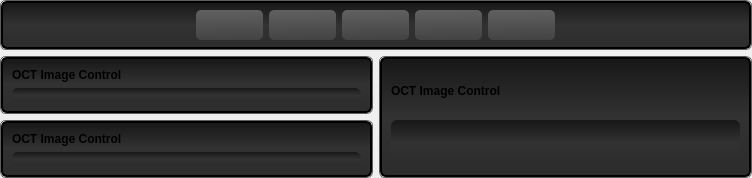
        <widget class="QFrame" name="frame_white_border_01">
         <property name="minimumSize">
          <size>
           <width>400</width>
           <height>0</height>
          </size>
         </property>
         <property name="styleSheet">
          <string notr="true">QFrame {
    border: none;
    border-radius: 6px;
}</string>
         </property>
         <property name="frameShape">
          <enum>QFrame::StyledPanel</enum>
         </property>
         <property name="frameShadow">
          <enum>QFrame::Raised</enum>
         </property>
         <property name="lineWidth">
          <number>1</number>
         </property>
         <layout class="QGridLayout" name="gridLayout_15">
          <property name="margin">
           <number>0</number>
          </property>
          <property name="spacing">
           <number>0</number>
          </property>
          <item row="0" column="0">
           <widget class="QFrame" name="frame_center_nest_4">
            <property name="minimumSize">
             <size>
              <width>400</width>
              <height>0</height>
             </size>
            </property>
            <property name="styleSheet">
             <string notr="true">QFrame {
  background: rgb(54, 54, 54);
    border-style: solid;
    border: 2px solid #000000;
    border-radius: 6px;
	border: none;
background: none;
}</string>
            </property>
            <property name="frameShape">
             <enum>QFrame::StyledPanel</enum>
            </property>
            <property name="frameShadow">
             <enum>QFrame::Raised</enum>
            </property>
            <property name="lineWidth">
             <number>1</number>
            </property>
            <layout class="QGridLayout" name="gridLayout_9">
             <property name="margin">
              <number>0</number>
             </property>
             <property name="spacing">
              <number>6</number>
             </property>
             <item row="1" column="0">
              <widget class="QFrame" name="frame_white_border_4">
               <property name="minimumSize">
                <size>
                 <width>200</width>
                 <height>50</height>
                </size>
               </property>
               <property name="maximumSize">
                <size>
                 <width>16777215</width>
                 <height>16777215</height>
                </size>
               </property>
               <property name="styleSheet">
                <string notr="true">QFrame {
    border: 1px solid rgb(95, 95, 95);
    border-radius: 6px;
}</string>
               </property>
               <property name="frameShape">
                <enum>QFrame::StyledPanel</enum>
               </property>
               <property name="frameShadow">
                <enum>QFrame::Raised</enum>
               </property>
               <property name="lineWidth">
                <number>1</number>
               </property>
               <layout class="QGridLayout" name="gridLayout_5" rowstretch="0" columnstretch="0">
                <property name="sizeConstraint">
                 <enum>QLayout::SetDefaultConstraint</enum>
                </property>
                <property name="margin">
                 <number>0</number>
                </property>
                <property name="spacing">
                 <number>0</number>
                </property>
                <item row="0" column="0">
                 <widget class="QFrame" name="frame_button_bar_7">
                  <property name="minimumSize">
                   <size>
                    <width>0</width>
                    <height>0</height>
                   </size>
                  </property>
                  <property name="maximumSize">
                   <size>
                    <width>16777215</width>
                    <height>16777215</height>
                   </size>
                  </property>
                  <property name="styleSheet">
                   <string notr="true">QFrame {
  background: rgb(29, 29, 29);
    border-style: solid;
    border: 2px solid #000000;
    border-radius: 6px;

background-color: qlineargradient(spread:pad, x1:0, y1:0, x2:0, y2:1, stop:0 rgba(23, 23, 23, 255), stop:0.497561 rgba(50, 50, 50, 255), stop:1 rgba(44, 44, 44, 255));
}</string>
                  </property>
                  <property name="frameShape">
                   <enum>QFrame::StyledPanel</enum>
                  </property>
                  <property name="frameShadow">
                   <enum>QFrame::Raised</enum>
                  </property>
                  <property name="lineWidth">
                   <number>1</number>
                  </property>
                  <layout class="QGridLayout" name="gridLayout">
                   <item row="0" column="0">
                    <widget class="QLabel" name="label_21">
                     <property name="font">
                      <font>
                       <weight>75</weight>
                       <bold>true</bold>
                      </font>
                     </property>
                     <property name="styleSheet">
                      <string notr="true">border: none; background: none;</string>
                     </property>
                     <property name="text">
                      <string>OCT Image Control</string>
                     </property>
                    </widget>
                   </item>
                   <item row="1" column="0">
                    <widget class="QLabel" name="label">
                     <property name="styleSheet">
                      <string notr="true">border: none;</string>
                     </property>
                     <property name="text">
                      <string/>
                     </property>
                     <property name="pixmap">
                      <pixmap resource="oct_gallery_resources.qrc">:/website/images/oct_gallery/placeholder_cat1_retina_bv34s.jpg</pixmap>
                     </property>
                     <property name="scaledContents">
                      <bool>true</bool>
                     </property>
                    </widget>
                   </item>
                  </layout>
                 </widget>
                </item>
               </layout>
              </widget>
             </item>
             <item row="2" column="0">
              <widget class="QFrame" name="frame_white_border_5">
               <property name="minimumSize">
                <size>
                 <width>200</width>
                 <height>50</height>
                </size>
               </property>
               <property name="maximumSize">
                <size>
                 <width>16777215</width>
                 <height>16777215</height>
                </size>
               </property>
               <property name="styleSheet">
                <string notr="true">QFrame {
    border: 1px solid rgb(95, 95, 95);
    border-radius: 6px;
}</string>
               </property>
               <property name="frameShape">
                <enum>QFrame::StyledPanel</enum>
               </property>
               <property name="frameShadow">
                <enum>QFrame::Raised</enum>
               </property>
               <property name="lineWidth">
                <number>1</number>
               </property>
               <layout class="QGridLayout" name="gridLayout_6" rowstretch="0" columnstretch="0">
                <property name="sizeConstraint">
                 <enum>QLayout::SetDefaultConstraint</enum>
                </property>
                <property name="margin">
                 <number>0</number>
                </property>
                <property name="spacing">
                 <number>0</number>
                </property>
                <item row="0" column="0">
                 <widget class="QFrame" name="frame_button_bar_8">
                  <property name="minimumSize">
                   <size>
                    <width>0</width>
                    <height>0</height>
                   </size>
                  </property>
                  <property name="maximumSize">
                   <size>
                    <width>16777215</width>
                    <height>16777215</height>
                   </size>
                  </property>
                  <property name="styleSheet">
                   <string notr="true">QFrame {
  background: rgb(29, 29, 29);
    border-style: solid;
    border: 2px solid #000000;
    border-radius: 6px;

background-color: qlineargradient(spread:pad, x1:0, y1:0, x2:0, y2:1, stop:0 rgba(23, 23, 23, 255), stop:0.497561 rgba(50, 50, 50, 255), stop:1 rgba(44, 44, 44, 255));
}</string>
                  </property>
                  <property name="frameShape">
                   <enum>QFrame::StyledPanel</enum>
                  </property>
                  <property name="frameShadow">
                   <enum>QFrame::Raised</enum>
                  </property>
                  <property name="lineWidth">
                   <number>1</number>
                  </property>
                  <layout class="QGridLayout" name="gridLayout_2">
                   <item row="0" column="0">
                    <widget class="QLabel" name="label_22">
                     <property name="font">
                      <font>
                       <weight>75</weight>
                       <bold>true</bold>
                      </font>
                     </property>
                     <property name="styleSheet">
                      <string notr="true">border: none; background: none;</string>
                     </property>
                     <property name="text">
                      <string>OCT Image Control</string>
                     </property>
                    </widget>
                   </item>
                   <item row="1" column="0">
                    <widget class="QLabel" name="label_2">
                     <property name="styleSheet">
                      <string notr="true">border: none;</string>
                     </property>
                     <property name="text">
                      <string/>
                     </property>
                     <property name="pixmap">
                      <pixmap resource="oct_gallery_resources.qrc">:/website/images/oct_gallery/placeholder_cat1_retina_bv34s.jpg</pixmap>
                     </property>
                     <property name="scaledContents">
                      <bool>true</bool>
                     </property>
                    </widget>
                   </item>
                  </layout>
                 </widget>
                </item>
               </layout>
              </widget>
             </item>
             <item row="0" column="0" colspan="2">
              <widget class="QFrame" name="frame_white_border_3">
               <property name="minimumSize">
                <size>
                 <width>200</width>
                 <height>50</height>
                </size>
               </property>
               <property name="maximumSize">
                <size>
                 <width>16777215</width>
                 <height>16777215</height>
                </size>
               </property>
               <property name="styleSheet">
                <string notr="true">QFrame {
    border: 1px solid rgb(95, 95, 95);
    border-radius: 6px;
}</string>
               </property>
               <property name="frameShape">
                <enum>QFrame::StyledPanel</enum>
               </property>
               <property name="frameShadow">
                <enum>QFrame::Raised</enum>
               </property>
               <property name="lineWidth">
                <number>1</number>
               </property>
               <layout class="QGridLayout" name="gridLayout_3" rowstretch="0" columnstretch="0">
                <property name="sizeConstraint">
                 <enum>QLayout::SetDefaultConstraint</enum>
                </property>
                <property name="margin">
                 <number>0</number>
                </property>
                <property name="spacing">
                 <number>0</number>
                </property>
                <item row="0" column="0">
                 <widget class="QFrame" name="frame_button_bar_5">
                  <property name="minimumSize">
                   <size>
                    <width>0</width>
                    <height>0</height>
                   </size>
                  </property>
                  <property name="maximumSize">
                   <size>
                    <width>16777215</width>
                    <height>16777215</height>
                   </size>
                  </property>
                  <property name="styleSheet">
                   <string notr="true">QFrame {
  background: rgb(29, 29, 29);
    border-style: solid;
    border: 2px solid #000000;
    border-radius: 6px;

background-color: qlineargradient(spread:pad, x1:0, y1:0, x2:0, y2:1, stop:0 rgba(23, 23, 23, 255), stop:0.497561 rgba(50, 50, 50, 255), stop:1 rgba(44, 44, 44, 255));
}</string>
                  </property>
                  <property name="frameShape">
                   <enum>QFrame::StyledPanel</enum>
                  </property>
                  <property name="frameShadow">
                   <enum>QFrame::Raised</enum>
                  </property>
                  <property name="lineWidth">
                   <number>1</number>
                  </property>
                  <layout class="QHBoxLayout" name="horizontalLayout_5">
                   <property name="spacing">
                    <number>0</number>
                   </property>
                   <property name="leftMargin">
                    <number>0</number>
                   </property>
                   <property name="topMargin">
                    <number>4</number>
                   </property>
                   <property name="rightMargin">
                    <number>0</number>
                   </property>
                   <property name="bottomMargin">
                    <number>0</number>
                   </property>
                   <item>
                    <spacer name="horizontalSpacer_8">
                     <property name="orientation">
                      <enum>Qt::Horizontal</enum>
                     </property>
                     <property name="sizeHint" stdset="0">
                      <size>
                       <width>173</width>
                       <height>37</height>
                      </size>
                     </property>
                    </spacer>
                   </item>
                   <item>
                    <widget class="QFrame" name="frame_23">
                     <property name="minimumSize">
                      <size>
                       <width>400</width>
                       <height>0</height>
                      </size>
                     </property>
                     <property name="styleSheet">
                      <string notr="true">border: none; background: none;</string>
                     </property>
                     <property name="frameShape">
                      <enum>QFrame::StyledPanel</enum>
                     </property>
                     <property name="frameShadow">
                      <enum>QFrame::Raised</enum>
                     </property>
                     <widget class="QPushButton" name="pushButton_130">
                      <property name="geometry">
                       <rect>
                        <x>20</x>
                        <y>3</y>
                        <width>67</width>
                        <height>30</height>
                       </rect>
                      </property>
                      <property name="minimumSize">
                       <size>
                        <width>20</width>
                        <height>20</height>
                       </size>
                      </property>
                      <property name="maximumSize">
                       <size>
                        <width>130</width>
                        <height>100</height>
                       </size>
                      </property>
                      <property name="font">
                       <font>
                        <pointsize>10</pointsize>
                        <weight>75</weight>
                        <bold>true</bold>
                       </font>
                      </property>
                      <property name="styleSheet">
                       <string notr="true">QPushButton:hover
{
    border: 1px solid #78879b;
    color: silver;
}

QPushButton
{
    border-color: rgb(0,0,0);
}

QPushButton {
background-color: qlineargradient(spread:pad, x1:0.546341, y1:1, x2:0.512195, y2:0, stop:0 rgba(67, 67, 67, 255), stop:1 rgba(96, 96, 96, 255));
border-radius: 5px;
}</string>
                      </property>
                      <property name="text">
                       <string/>
                      </property>
                      <property name="icon">
                       <iconset resource="grey_icons.qrc">
                        <normaloff>:/greys/images/grey_icons/10pc_gray_pure_right.svg</normaloff>:/greys/images/grey_icons/10pc_gray_pure_right.svg</iconset>
                      </property>
                      <property name="iconSize">
                       <size>
                        <width>14</width>
                        <height>14</height>
                       </size>
                      </property>
                      <property name="shortcut">
                       <string>Backspace</string>
                      </property>
                     </widget>
                     <widget class="QPushButton" name="pushButton_131">
                      <property name="geometry">
                       <rect>
                        <x>239</x>
                        <y>3</y>
                        <width>67</width>
                        <height>30</height>
                       </rect>
                      </property>
                      <property name="minimumSize">
                       <size>
                        <width>20</width>
                        <height>20</height>
                       </size>
                      </property>
                      <property name="maximumSize">
                       <size>
                        <width>130</width>
                        <height>100</height>
                       </size>
                      </property>
                      <property name="font">
                       <font>
                        <pointsize>10</pointsize>
                        <weight>75</weight>
                        <bold>true</bold>
                       </font>
                      </property>
                      <property name="styleSheet">
                       <string notr="true">QPushButton:hover
{
    border: 1px solid #78879b;
    color: silver;
}

QPushButton
{
    border-color: rgb(0,0,0);
}

QPushButton {
background-color: qlineargradient(spread:pad, x1:0.546341, y1:1, x2:0.512195, y2:0, stop:0 rgba(67, 67, 67, 255), stop:1 rgba(96, 96, 96, 255));
border-radius: 5px;
}</string>
                      </property>
                      <property name="text">
                       <string/>
                      </property>
                      <property name="icon">
                       <iconset resource="grey_icons.qrc">
                        <normaloff>:/greys/images/grey_icons/10pc_gray_save.svg</normaloff>:/greys/images/grey_icons/10pc_gray_save.svg</iconset>
                      </property>
                      <property name="iconSize">
                       <size>
                        <width>30</width>
                        <height>30</height>
                       </size>
                      </property>
                     </widget>
                     <widget class="QPushButton" name="pushButton_132">
                      <property name="geometry">
                       <rect>
                        <x>312</x>
                        <y>3</y>
                        <width>67</width>
                        <height>30</height>
                       </rect>
                      </property>
                      <property name="minimumSize">
                       <size>
                        <width>20</width>
                        <height>20</height>
                       </size>
                      </property>
                      <property name="maximumSize">
                       <size>
                        <width>130</width>
                        <height>100</height>
                       </size>
                      </property>
                      <property name="font">
                       <font>
                        <pointsize>10</pointsize>
                        <weight>75</weight>
                        <bold>true</bold>
                       </font>
                      </property>
                      <property name="styleSheet">
                       <string notr="true">QPushButton:hover
{
    border: 1px solid #78879b;
    color: silver;
}

QPushButton
{
    border-color: rgb(0,0,0);
}

QPushButton {
background-color: qlineargradient(spread:pad, x1:0.546341, y1:1, x2:0.512195, y2:0, stop:0 rgba(67, 67, 67, 255), stop:1 rgba(96, 96, 96, 255));
border-radius: 5px;
}</string>
                      </property>
                      <property name="text">
                       <string/>
                      </property>
                      <property name="icon">
                       <iconset resource="grey_icons.qrc">
                        <normaloff>:/greys/images/grey_icons/10pc_gray_record.svg</normaloff>:/greys/images/grey_icons/10pc_gray_record.svg</iconset>
                      </property>
                      <property name="iconSize">
                       <size>
                        <width>28</width>
                        <height>28</height>
                       </size>
                      </property>
                     </widget>
                     <widget class="QPushButton" name="pushButton_133">
                      <property name="geometry">
                       <rect>
                        <x>166</x>
                        <y>3</y>
                        <width>67</width>
                        <height>30</height>
                       </rect>
                      </property>
                      <property name="minimumSize">
                       <size>
                        <width>20</width>
                        <height>20</height>
                       </size>
                      </property>
                      <property name="maximumSize">
                       <size>
                        <width>130</width>
                        <height>100</height>
                       </size>
                      </property>
                      <property name="font">
                       <font>
                        <pointsize>10</pointsize>
                        <weight>75</weight>
                        <bold>true</bold>
                       </font>
                      </property>
                      <property name="styleSheet">
                       <string notr="true">QPushButton:hover
{
    border: 1px solid #78879b;
    color: silver;
}

QPushButton
{
    border-color: rgb(0,0,0);
}

QPushButton {
background-color: qlineargradient(spread:pad, x1:0.546341, y1:1, x2:0.512195, y2:0, stop:0 rgba(67, 67, 67, 255), stop:1 rgba(96, 96, 96, 255));
border-radius: 5px;
}</string>
                      </property>
                      <property name="text">
                       <string/>
                      </property>
                      <property name="icon">
                       <iconset resource="grey_icons.qrc">
                        <normaloff>:/greys/images/grey_icons/10pc_update_background.svg</normaloff>:/greys/images/grey_icons/10pc_update_background.svg</iconset>
                      </property>
                      <property name="iconSize">
                       <size>
                        <width>30</width>
                        <height>30</height>
                       </size>
                      </property>
                     </widget>
                     <widget class="QPushButton" name="pushButton_134">
                      <property name="geometry">
                       <rect>
                        <x>93</x>
                        <y>3</y>
                        <width>67</width>
                        <height>30</height>
                       </rect>
                      </property>
                      <property name="minimumSize">
                       <size>
                        <width>20</width>
                        <height>20</height>
                       </size>
                      </property>
                      <property name="maximumSize">
                       <size>
                        <width>130</width>
                        <height>100</height>
                       </size>
                      </property>
                      <property name="font">
                       <font>
                        <pointsize>10</pointsize>
                        <weight>75</weight>
                        <bold>true</bold>
                       </font>
                      </property>
                      <property name="styleSheet">
                       <string notr="true">QPushButton:hover
{
    border: 1px solid #78879b;
    color: silver;
}

QPushButton
{
    border-color: rgb(0,0,0);
}

QPushButton {
background-color: qlineargradient(spread:pad, x1:0.546341, y1:1, x2:0.512195, y2:0, stop:0 rgba(67, 67, 67, 255), stop:1 rgba(96, 96, 96, 255));
border-radius: 5px;
}</string>
                      </property>
                      <property name="text">
                       <string/>
                      </property>
                      <property name="icon">
                       <iconset resource="grey_icons.qrc">
                        <normaloff>:/greys/images/grey_icons/10pc_gray_pause.svg</normaloff>:/greys/images/grey_icons/10pc_gray_pause.svg</iconset>
                      </property>
                      <property name="iconSize">
                       <size>
                        <width>30</width>
                        <height>30</height>
                       </size>
                      </property>
                     </widget>
                    </widget>
                   </item>
                   <item>
                    <spacer name="horizontalSpacer_9">
                     <property name="orientation">
                      <enum>Qt::Horizontal</enum>
                     </property>
                     <property name="sizeHint" stdset="0">
                      <size>
                       <width>173</width>
                       <height>37</height>
                      </size>
                     </property>
                    </spacer>
                   </item>
                  </layout>
                 </widget>
                </item>
               </layout>
              </widget>
             </item>
             <item row="1" column="1" rowspan="2">
              <widget class="QFrame" name="frame_white_border_6">
               <property name="minimumSize">
                <size>
                 <width>200</width>
                 <height>50</height>
                </size>
               </property>
               <property name="maximumSize">
                <size>
                 <width>16777215</width>
                 <height>16777215</height>
                </size>
               </property>
               <property name="styleSheet">
                <string notr="true">QFrame {
    border: 1px solid rgb(95, 95, 95);
    border-radius: 6px;
}</string>
               </property>
               <property name="frameShape">
                <enum>QFrame::StyledPanel</enum>
               </property>
               <property name="frameShadow">
                <enum>QFrame::Raised</enum>
               </property>
               <property name="lineWidth">
                <number>1</number>
               </property>
               <layout class="QGridLayout" name="gridLayout_7" rowstretch="0" columnstretch="0">
                <property name="sizeConstraint">
                 <enum>QLayout::SetDefaultConstraint</enum>
                </property>
                <property name="margin">
                 <number>0</number>
                </property>
                <property name="spacing">
                 <number>0</number>
                </property>
                <item row="0" column="0">
                 <widget class="QFrame" name="frame_button_bar_9">
                  <property name="minimumSize">
                   <size>
                    <width>0</width>
                    <height>0</height>
                   </size>
                  </property>
                  <property name="maximumSize">
                   <size>
                    <width>16777215</width>
                    <height>16777215</height>
                   </size>
                  </property>
                  <property name="styleSheet">
                   <string notr="true">QFrame {
  background: rgb(29, 29, 29);
    border-style: solid;
    border: 2px solid #000000;
    border-radius: 6px;

background-color: qlineargradient(spread:pad, x1:0, y1:0, x2:0, y2:1, stop:0 rgba(23, 23, 23, 255), stop:0.497561 rgba(50, 50, 50, 255), stop:1 rgba(44, 44, 44, 255));
}</string>
                  </property>
                  <property name="frameShape">
                   <enum>QFrame::StyledPanel</enum>
                  </property>
                  <property name="frameShadow">
                   <enum>QFrame::Raised</enum>
                  </property>
                  <property name="lineWidth">
                   <number>1</number>
                  </property>
                  <layout class="QGridLayout" name="gridLayout_8">
                   <item row="0" column="0">
                    <widget class="QLabel" name="label_24">
                     <property name="font">
                      <font>
                       <weight>75</weight>
                       <bold>true</bold>
                      </font>
                     </property>
                     <property name="styleSheet">
                      <string notr="true">border: none; background: none;</string>
                     </property>
                     <property name="text">
                      <string>OCT Image Control</string>
                     </property>
                    </widget>
                   </item>
                   <item row="1" column="0">
                    <widget class="QLabel" name="label_3">
                     <property name="styleSheet">
                      <string notr="true">border: none;</string>
                     </property>
                     <property name="text">
                      <string/>
                     </property>
                     <property name="pixmap">
                      <pixmap resource="oct_gallery_resources.qrc">:/website/images/oct_gallery/placeholder_cat1_retina_bv34s.jpg</pixmap>
                     </property>
                     <property name="scaledContents">
                      <bool>true</bool>
                     </property>
                    </widget>
                   </item>
                  </layout>
                 </widget>
                </item>
               </layout>
              </widget>
             </item>
            </layout>
            <zorder>frame_white_border_3</zorder>
            <zorder>frame_button_bar_4</zorder>
            <zorder>frame_white_border_4</zorder>
            <zorder>frame_white_border_5</zorder>
            <zorder>frame_white_border_6</zorder>
           </widget>
          </item>
         </layout>
        </widget>
